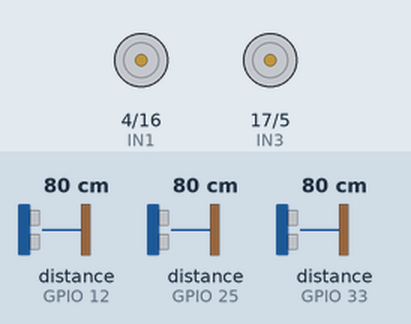
Bench run of a sketch on a simulated ESP32. Shown: motor-driver pin pairs drawn as motors (green arrow = first pin HIGH = forward, orange = second pin HIGH = backward, longer = more drive, scaled by the enable pin). The test bench sets the inputs (shaded band); at power-on: distance to the obstacle (sensors on GPIO 12, GPIO 25, GPIO 33) 80 cm. The echo pulse lasts 58.3 µs per cm; nothing arrives over Bluetooth unless stated.

Above: at 0.1 s.
At 5.1 s:
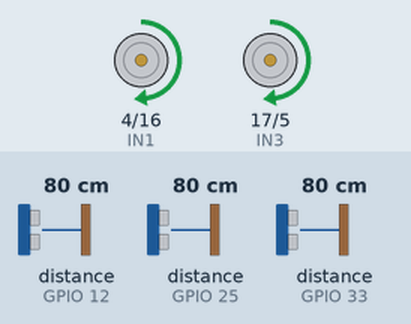
Timing chart, 0 to 6.6 s (numbered marks = the images above):
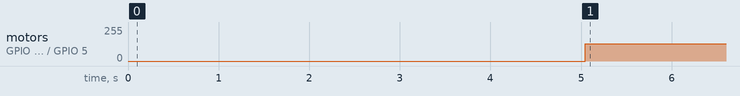

Measured:
- by itself, motor on GPIO 4 (IN1) / GPIO 16 (IN2), motor on GPIO 17 (IN3) / GPIO 5 (IN4): stopped → forward 130/255 at 5.0 s

The sketch:

Autonomous_folkrace_car.ino
```cpp
#include <BluetoothSerial.h>
#include <NewPing.h>

// ----------- Bluetooth -----------
BluetoothSerial folkrace_bluetooth;

// ----------- Motor Pins -----------
#define ENA 15   // Right Motor PWM (Motor A speed)
#define IN1 4    // Right Motor direction 1
#define IN2 16   // Right Motor direction 2
#define ENB 2    // Left Motor PWM (Motor B speed)
#define IN3 17   // Left Motor direction 1
#define IN4 5    // Left Motor direction 2

// ----------- Ultrasonic Sensors -----------
#define TRIG_RIGHT 26
#define ECHO_RIGHT 25
#define TRIG_FRONT 32
#define ECHO_FRONT 33
#define TRIG_LEFT 13
#define ECHO_LEFT 12

#define MAX_DISTANCE 200  // cm

NewPing ultrasonicRight(TRIG_RIGHT, ECHO_RIGHT, MAX_DISTANCE);
NewPing ultrasonicFront(TRIG_FRONT, ECHO_FRONT, MAX_DISTANCE);
NewPing ultrasonicLeft(TRIG_LEFT, ECHO_LEFT, MAX_DISTANCE);

// ----------- Parameters -----------
const int MIN_Speed = 50;
const int MAX_Speed = 150;
const int MIN_DIST = 2;
const int MAX_DIST = 100;
const float SIDE_OBSTACLE_THRESHOLD = 10.0;
const int STEERING_GAIN = 1.5;

// ----------- Global State -----------
int semaphore_flag = 0;
bool action_ready = false;
unsigned long start_time = 0;
String planned_action = "forward";

float distRight = 0, distFront = 0, distLeft = 0;

void setup() {
  Serial.begin(115200);
  folkrace_bluetooth.begin("ESP_Bluetooth");

  pinMode(IN1, OUTPUT);
  pinMode(IN2, OUTPUT);
  pinMode(IN3, OUTPUT);
  pinMode(IN4, OUTPUT);
  pinMode(ENA, OUTPUT);
  pinMode(ENB, OUTPUT);

  stopMotors();
}

void loop() {
  handleBluetooth();

  if (semaphore_flag == 1) {
    if (!action_ready && millis() - start_time <= 5000) {
      planAction();
    }

    if (millis() - start_time > 5000 && !action_ready) {
      action_ready = true;
    }

    if (action_ready) {
      getDistances();
      int Speed = calculateSpeed(distFront);

      if (planned_action == "slow" || planned_action == "left" || planned_action == "right") {
        applyPlannedAction(Speed);
      } else {
        steerByCurve(Speed);  // smooth curve-following
      }

      delay(80);
    }
  }
}

// ----------- Control Logic -----------

void handleBluetooth() {
  if (/*folkrace_bluetooth.available()*/ true) {
    char cmd = '1' /*folkrace_bluetooth.read()*/;
    if (cmd == '1' && semaphore_flag == 0) {
      semaphore_flag = 1;
      start_time = millis();
      action_ready = false;
    } else if (cmd == '0') {
      semaphore_flag = 0;
      stopMotors();
    }
  }
}

void planAction() {
  getDistances();

  if (distFront < 10) {
    planned_action = "slow";
  } else if (distRight < distLeft) {
    planned_action = "left";
  } else if (distLeft < distRight) {
    planned_action = "right";
  } else if (distFront < 5) {
    planned_action = "Back";
    if (distRight < 10) {
      planned_action = "left";
    }
  } else if (distFront < 5) {
    planned_action = "Back";
    if (distLeft < 10) {
      planned_action = "right";
    }
  } else {
    planned_action = "forward";
  }
}

void getDistances() {
  distRight = ultrasonicRight.ping_cm();
  delay(10);
  distFront = ultrasonicFront.ping_cm();
  delay(10);
  distLeft = ultrasonicLeft.ping_cm();
  delay(10);

  if (distRight == 0) distRight = MAX_DISTANCE;
  if (distFront == 0) distFront = MAX_DISTANCE;
  if (distLeft == 0) distLeft = MAX_DISTANCE;
}

int calculateSpeed(float distF) {
  int spd = map((int)distF, MIN_DIST, MAX_DIST, MIN_Speed, MAX_Speed);
  return constrain(spd, MIN_Speed, MAX_Speed);
}

void steerByCurve(int baseSpeed) {
  float diff = distLeft - distRight;
  int adjust = (int)(diff * STEERING_GAIN);

  int leftSpeed = constrain(baseSpeed - adjust, MIN_Speed, MAX_Speed);
  int rightSpeed = constrain(baseSpeed + adjust, MIN_Speed, MAX_Speed);

  digitalWrite(IN1, HIGH);
  digitalWrite(IN2, LOW);  // Right Motor
  digitalWrite(IN3, HIGH);
  digitalWrite(IN4, LOW);  // Left Motor

  analogWrite(ENA, rightSpeed);
  analogWrite(ENB, leftSpeed);
}

void applyPlannedAction(int Speed) {
  if (planned_action == "slow") {
    digitalWrite(IN1, HIGH);
    digitalWrite(IN2, LOW);
    digitalWrite(IN3, HIGH);
    digitalWrite(IN4, LOW);
    analogWrite(ENA, MIN_Speed);
    analogWrite(ENB, MIN_Speed);
  } else if (planned_action == "left") {
    digitalWrite(IN1, HIGH);
    digitalWrite(IN2, LOW);
    digitalWrite(IN3, HIGH);
    digitalWrite(IN4, LOW);
    analogWrite(ENA, MIN_Speed);  // slow right
    analogWrite(ENB, Speed);      // full left
  } else if (planned_action == "right") {
    digitalWrite(IN1, HIGH);
    digitalWrite(IN2, LOW);
    digitalWrite(IN3, HIGH);
    digitalWrite(IN4, LOW);
    analogWrite(ENA, Speed);      // full right
    analogWrite(ENB, MIN_Speed);  // slow left
  } else if (planned_action == "back") {
    digitalWrite(IN1, LOW);
    digitalWrite(IN2, HIGH);
    digitalWrite(IN3, LOW);
    digitalWrite(IN4, HIGH);
    analogWrite(ENA, MIN_Speed);  // full right
    analogWrite(ENB, MIN_Speed);  // slow left

  }
}

void stopMotors() {
  digitalWrite(IN1, LOW);
  digitalWrite(IN2, LOW);
  digitalWrite(IN3, LOW);
  digitalWrite(IN4, LOW);
  analogWrite(ENA, 0);
  analogWrite(ENB, 0);
}
```
